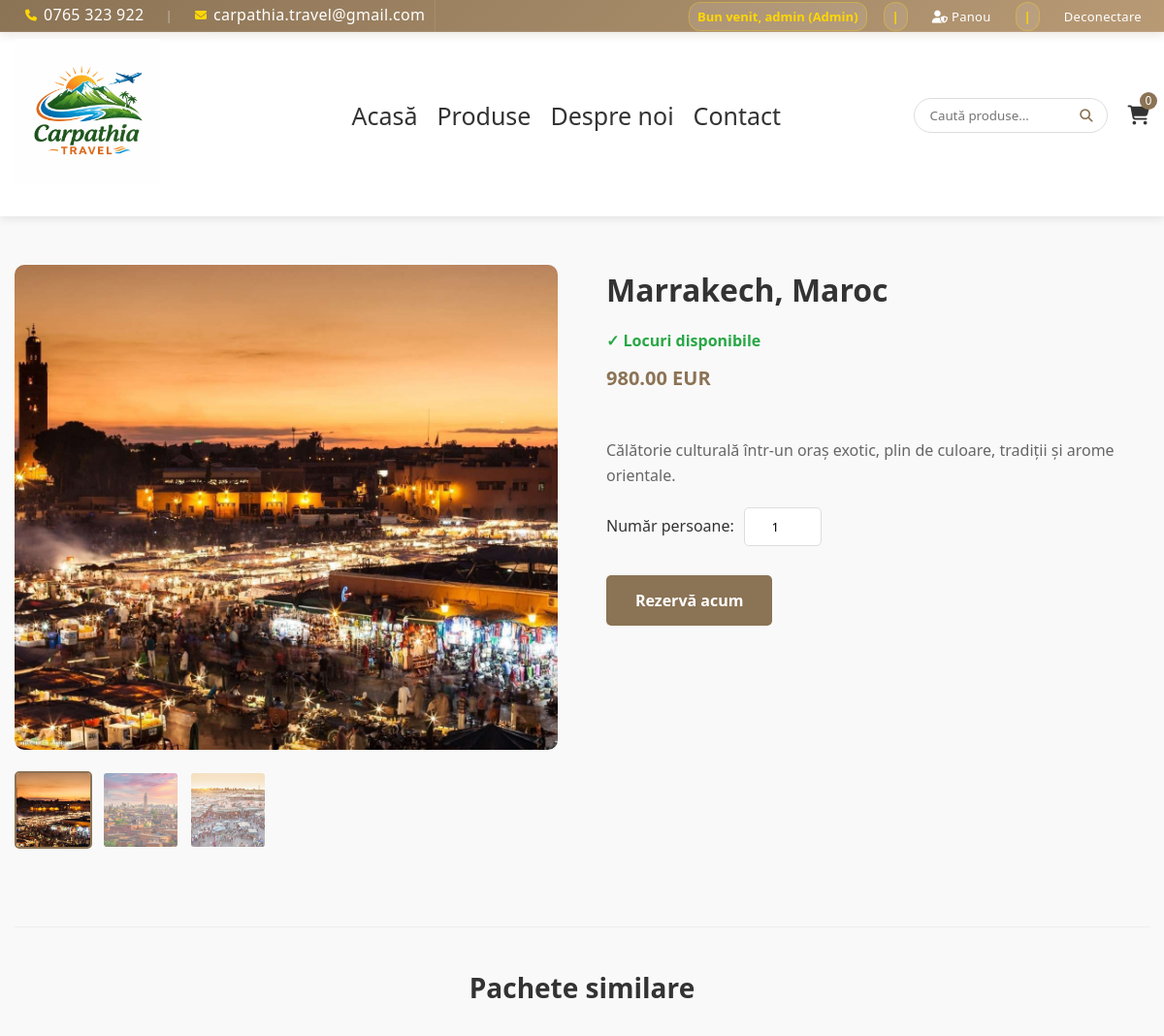
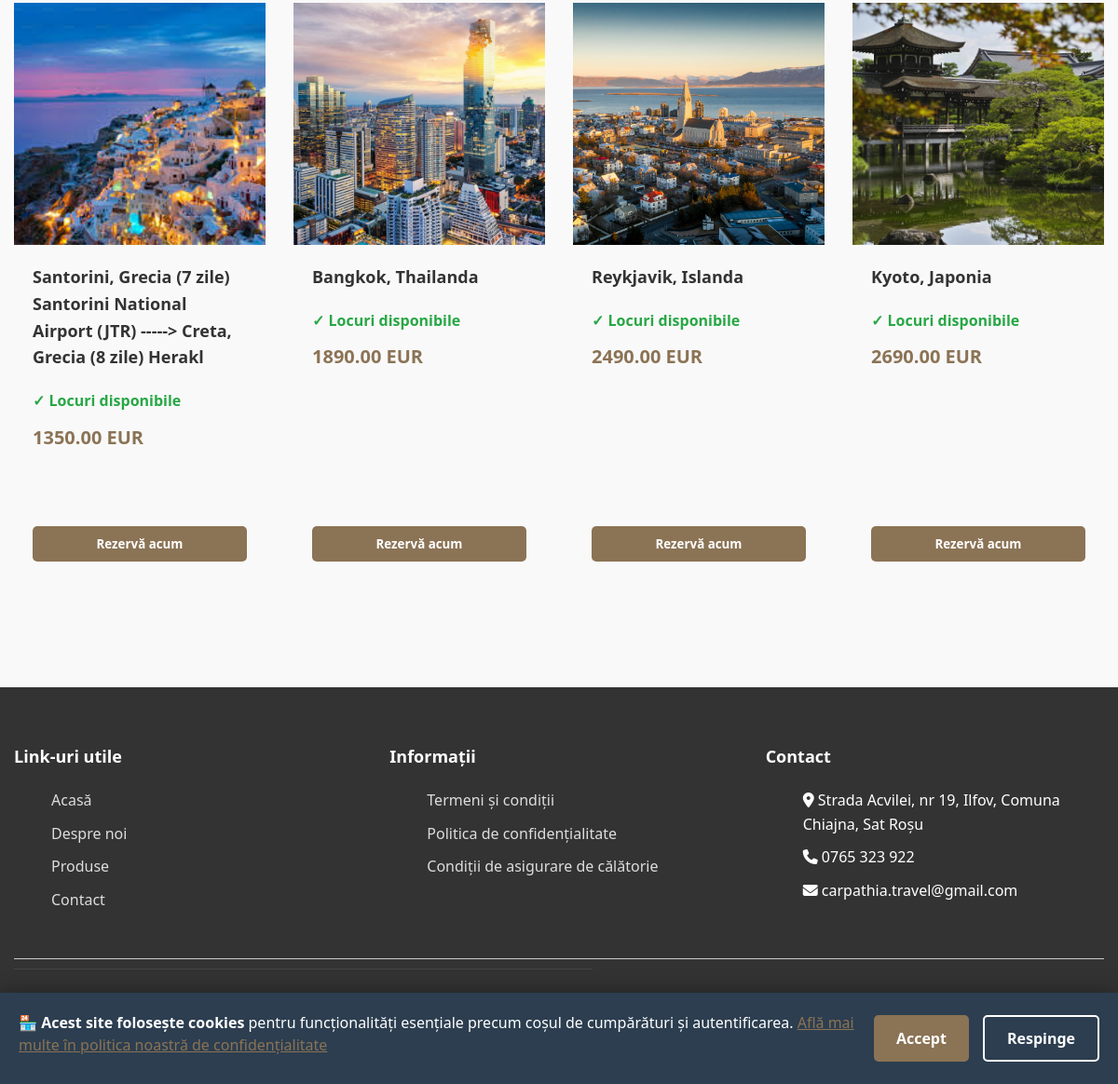
The page /produs.php?id=16 (signed in) on the database its author committed (2 pictures, top to bottom).
### tables this page shows
CREATE TABLE `produse` (
  `id` int(11) NOT NULL,
  `tip_pachet` varchar(255) NOT NULL,
  `plecare` varchar(100) NOT NULL,
  `destinatie` varchar(100) NOT NULL,
  `descriere` text NOT NULL,
  `pret` decimal(10,2) NOT NULL,
  `durata` int(11) NOT NULL COMMENT 'Durata in zile',
  `locuri_disponibile` int(11) NOT NULL DEFAULT 20,
  `data_plecare` date DEFAULT NULL
);

### functions.php (called while the page is built, shortened)
<?php
function getImaginiProdus($idProdus): array {
    global $conn;
    $sql = "SELECT imagine FROM imagini_produse WHERE id_produs = ? ORDER BY ordine ASC";
    $stmt = $conn->prepare($sql);
    $stmt->bind_param("i", $idProdus);
    $stmt->execute();
    $result = $stmt->get_result();
    $imagini = [];
    while ($row = $result->fetch_assoc()) {
        $imagini[] = $row['imagine'];
    }
    return $imagini;
}
function getProdusById($id): ?array {
    global $conn;
    $sql = "
        SELECT p.*,
               (SELECT imagine
                FROM imagini_produse
                WHERE id_produs = p.id
                ORDER BY ordine ASC
                LIMIT 1) AS imagine_principala
        FROM produse p
        WHERE p.id = ?
    ";
    $stmt = $conn->prepare($sql);
    $stmt->bind_param("i", $id);
    $stmt->execute();
    $row = $stmt->get_result()->fetch_assoc();
    return $row ?: null;
}
function getProduseSimilare($idProdus, $categorie, $limit = 4) {
    global $conn;
    $sql = "
        SELECT p.*,
               (SELECT imagine
                FROM imagini_produse
                WHERE id_produs = p.id
                ORDER BY ordine ASC
                LIMIT 1) AS imagine_principala
        FROM produse p
        WHERE p.tip_pachet = ? AND p.id != ?
        LIMIT ?
    ";
    $stmt = $conn->prepare($sql);
    $stmt->bind_param("sii", $categorie, $idProdus, $limit);
    $stmt->execute();
    return $stmt->get_result();
}
?>

### produs.php (the view, shortened to what this page needs)
<?php
require 'header.php';
$idPachet = $_GET['id'] ?? 0;
$pachet = getProdusById($idPachet);
$imagini = getImaginiProdus($idPachet);
$imaginePrincipala = !empty($imagini) ? $imagini[0] : 'imagini/default.jpg';
$pacheteSimilare = getProduseSimilare($idPachet, $pachet['tip_pachet']);
?>
<!DOCTYPE html>
<html lang="ro">
<head>
    <link rel="stylesheet" href="https://cdnjs.cloudflare.com/ajax/libs/font-awesome/6.4.0/css/all.min.css">
    <link rel="stylesheet" href="style.css">
</head>
<body>
    <div class="container">
        <div class="product-detail">
            <div class="product-gallery-large">
                <img id="mainImage"
                    src="<?php echo $imaginePrincipala; ?>"
                    alt="<?php echo htmlspecialchars($pachet['destinatie']); ?>"
                    class="main-image">
                <?php if (!empty($imagini)): ?>
                <div class="thumbnail-images">
                    <?php foreach ($imagini as $index => $img): ?>
                        <img src="<?php echo $img; ?>"
                            alt="<?php echo htmlspecialchars($pachet['destinatie']); ?> - Imagine <?php echo $index + 1; ?>"
                            class="thumbnail <?php echo $index === 0 ? 'active' : ''; ?>"
                            onclick="changeMainImage('<?php echo $img; ?>', this)">
                    <?php endforeach; ?>
                </div>
                <?php endif; ?>
            </div>
            <div class="product-info">
                <h1><?php echo htmlspecialchars($pachet['destinatie']); ?></h1>
                <div class="product-stock">
                    <?php
                    $locuriDisponibile = $pachet['locuri_disponibile'];
                    if($locuriDisponibile > 1): ?>
                        <span class="available">✓ Locuri disponibile</span>
                    <?php elseif($locuriDisponibile == 1): ?>
                        <span class="low-stock">⚠ Ultimul loc disponibil!</span>
                    <?php else: ?>
                        <span class="out-of-stock">✗ Pachet epuizat</span>
                    <?php endif; ?>
                </div>
                <div class="product-price"><?php echo $pachet['pret']; ?> EUR </div>
                <div class="product-description" style="white-space: pre-line;">
                    <?php echo htmlspecialchars($pachet['descriere']); ?>
                </div>
                <form method="POST" action="adauga_cos.php" class="add-to-cart-form">
                    <div class="quantity-selector">
                        <label for="quantity">Număr persoane:</label>
                        <input type="number" id="quantity" name="quantity" value="1" min="1" max="<?php echo $locuriDisponibile; ?>" <?php echo $locuriDisponibile == 0 ? 'disabled' : ''; ?>>
                    </div>
                    <button type="submit" class="add-to-cart-large" <?php echo $locuriDisponibile == 0 ? 'disabled' : ''; ?>>
                        <?php echo $locuriDisponibile == 0 ? 'Pachet epuizat' : 'Rezervă acum'; ?>
                    </button>
                </form>
            </div>
        </div>
        <?php if($pacheteSimilare->num_rows > 0): ?>
        <div class="similar-products">
            <h2>Pachete similare</h2>
            <div class="products-grid">
                <?php while($pachetSimilar = $pacheteSimilare->fetch_assoc()):
                    $locuriSimilar = $pachetSimilar['locuri_disponibile'];
                ?>
                    <div class="product-card">
                        <a href="produs.php?id=<?php echo $pachetSimilar['id']; ?>" class="product-link">
                            <div class="product-img" style="background-image: url('<?php echo $pachetSimilar['imagine_principala']; ?>');"></div>
                        </a>
                        <div class="product-content">
                            <a href="produs.php?id=<?php echo $pachetSimilar['id']; ?>" class="product-link">
                                <h3 class="product-title"><?php echo htmlspecialchars($pachetSimilar['destinatie']); ?></h3>
                            </a>
                            <div class="product-stock">
                                <?php if($locuriSimilar > 1): ?>
                                    <span class="available">✓ Locuri disponibile</span>
                                <?php elseif($locuriSimilar == 1): ?>
                                    <span class="low-stock">⚠ Ultimul loc!</span>
                                <?php else: ?>
                                    <span class="out-of-stock">✗ Pachet epuizat</span>
                                <?php endif; ?>
                            </div>
                            <div class="product-price-card"><?php echo $pachetSimilar['pret']; ?> EUR</div>
                            <?php if($locuriSimilar > 0): ?>
                            <form method="POST" action="adauga_cos.php" class="add-to-cart-form">
                                <button type="submit" class="add-to-cart">
                                    Rezervă acum
                                </button>
                            </form>
                            <?php else: ?>
                            <button type="button" class="add-to-cart disabled" disabled>
                                Pachet epuizat
                            </button>
                            <?php endif; ?>
                        </div>
                    </div>
                <?php endwhile; ?>
            </div>
        </div>
        <?php endif; ?>
    </div>
</body>
</html>
<?php require 'footer.php'; ?>

### style.css (style rules this page uses)
* { margin: 0; box-sizing: border-box; font-family: 'Segoe UI', Tahoma, Geneva, Verdana, sans-serif; }
body { background-color: #f9f9f9; color: #333; line-height: 1.6; height: 100%; margin: 0; display: flex; flex-direction: column; }
html, body { height: 100%; margin: 0; }
.container { width: 100%; max-width: 1200px; margin: 0 auto; padding: 0 15px; padding-bottom: 25px; }
.product-stock { margin: 10px 0; font-weight: bold; }
.available { color: #28a745; }
.products-grid { display: grid; grid-template-columns: repeat(auto-fill, minmax(250px, 1fr)); gap: 30px; margin-bottom: 50px; }
.product-img { width: 100%; height: 260px; background-size: cover; background-position: center; background-repeat: no-repeat; }
.product-content { padding: 20px; height: 360px; display: flex; flex-direction: column; flex: 1; }
.product-content form { display: flex; flex-direction: column; margin-top: auto; }
.product-title { font-size: 18px; margin-bottom: 10px; color: #333; }
.product-price, .product-price-card { font-size: 20px; font-weight: bold; color: #8B7355; margin-bottom: 15px; }
.add-to-cart { margin-top: 15px; background-color: #8B7355; color: white; border: none; padding: 10px 15px; border-radius: 5px; cursor: pointer; width: 100%; font-weight: bold; transition: background-color 0.3s; }
.product-link { text-decoration: none; color: inherit; display: block; }
.product-detail { display: grid; grid-template-columns: 1fr 1fr; gap: 50px; margin: 50px 0; }
.product-gallery-large { position: relative; }
.main-image { width: 100%; height: 500px; object-fit: cover; border-radius: 10px; }
.thumbnail-images { display: flex; gap: 10px; margin-top: 15px; }
.thumbnail { width: 80px; height: 80px; object-fit: cover; border-radius: 5px; cursor: pointer; opacity: 0.6; border: 2px solid transparent; transition: all 0.3s ease; }
.thumbnail.active, .thumbnail:hover { opacity: 1; border: 2px solid #8B7355; }
.product-info h1 { font-size: 32px; margin-bottom: 15px; color: #333; }
.product-description { margin: 20px 0; line-height: 1.6; color: #666; }
.quantity-selector { margin: 20px 0; display: flex; align-items: center; gap: 10px; }
.quantity-selector label { font-weight: 500; }
.quantity-selector input { width: 80px; padding: 10px; border: 1px solid #ddd; border-radius: 5px; text-align: center; }
.add-to-cart-large { background-color: #8B7355; color: white; border: none; padding: 15px 30px; border-radius: 5px; cursor: pointer; font-size: 16px; font-weight: bold; transition: background-color 0.3s; margin-top: 10px; }
.similar-products { margin-top: 80px; padding: 40px 0; border-top: 1px solid #eee; }
.similar-products h2 { font-size: 28px; margin-bottom: 30px; color: #333; text-align: center; }

### rows shown on the page
produse: destinatie "Marrakech, Maroc", pret "980.00", descriere "Călătorie culturală într-un oraș exotic, plin de culoare, tradiții și arome orientale.", quantity "1"
produse: shows a picture, destinatie "Santorini, Grecia (7 zile) Santorini National Airport (JTR) -----> Creta, Grecia (8 zile) Herakl", locuri_disponibile "✓ Locuri disponibile", pret "1350.00"
produse: shows a picture, destinatie "Bangkok, Thailanda", locuri_disponibile "✓ Locuri disponibile", pret "1890.00"
produse: shows a picture, destinatie "Reykjavik, Islanda", locuri_disponibile "✓ Locuri disponibile", pret "2490.00"
produse: shows a picture, destinatie "Kyoto, Japonia", locuri_disponibile "✓ Locuri disponibile", pret "2690.00"

### other values the page prints
$_SESSION['user'] "admin"
$userRoleLabel "Admin"
getCartCount() "0"
